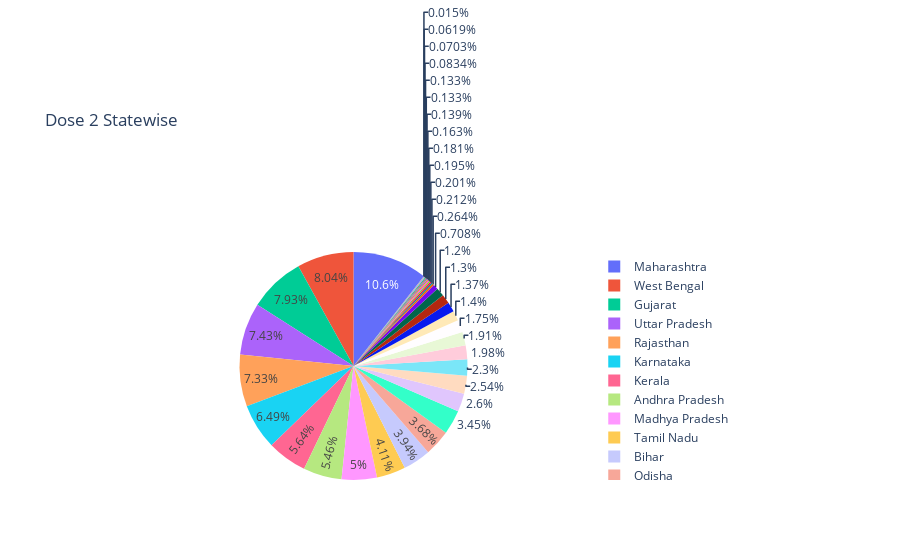

Notebook code cell kept with this figure:
### Code cell
px.pie(vaccine_data,values='Dose 2',names='State/UTs',
      title='Dose 2 Statewise')

### Figure 1 — Plotly figure (JSON) as saved in the notebook; plotly's stock layout.template omitted (floating-point values rounded to 4 significant figures)
{"data": [{"domain": {"x": [0, 1], "y": [0, 1]}, "hovertemplate": "State/UTs=%{label}<br>Dose 2=%{value}<extra></extra>", "labels": ["Andaman and Nicobar", "Andhra Pradesh", "Arunachal Pradesh", "Assam", "Bihar", "Chandigarh", "Chhattisgarh", "Dadra and Nagar Haveli and Daman and Diu", "Delhi", "Goa", "Gujarat", "Haryana", "Himachal Pradesh", "Jammu and Kashmir", "Jharkhand", "Karnataka", "Kerala", "Ladakh", "Lakshadweep", "Madhya Pradesh", "Maharashtra", "Manipur", "Meghalaya", "Mizoram", "Nagaland", "Odisha", "Puducherry", "Punjab", "Rajasthan", "Sikkim", "Tamil Nadu", "Telangana", "Tripura", "Uttar Pradesh", "Uttarakhand", "West Bengal", "Miscellaneous"], "legendgroup": "", "name": "", "showlegend": true, "type": "pie", "values": [94272, 6167861, 183631, 2161640, 4447714, 220658, 2597535, 79477, 2940832, 298023, 8961874, 2870952, 1360987, 1469679, 1977828, 7335688, 6370804, 69959, 16951, 5649657, 11968889, 239140, 226661, 204972, 157175, 4154065, 150743, 2232985, 8286045, 150743, 4642265, 3897011, 800317, 8396910, 1583476, 9081172, 1548575]}], "layout": {"legend": {"tracegroupgap": 0}, "title": {"text": "Dose 2 Statewise"}}}
